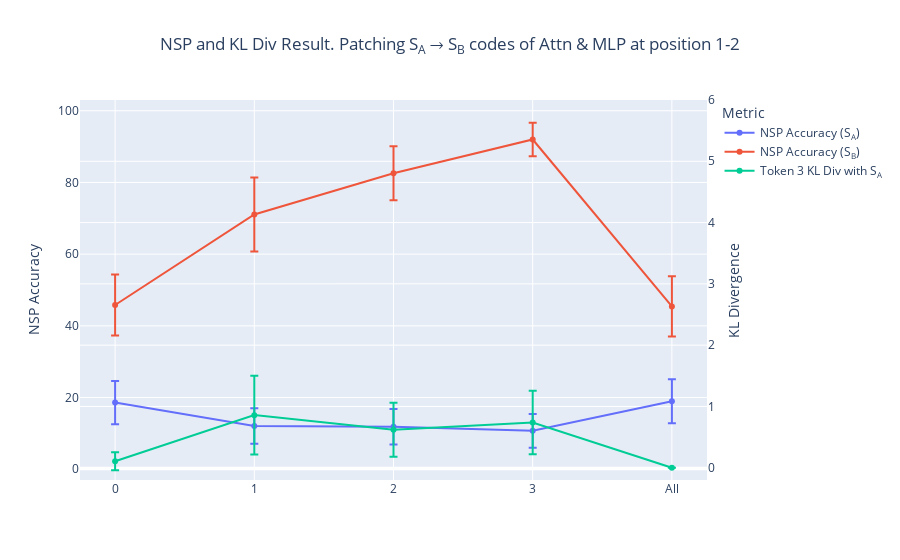

The code cell stored with this chart in its notebook:
### Code cell
import plotly.graph_objects as go

from torch.nn import functional as F
import pandas as pd
import re

if isinstance(patch_types, str):
    patch_types = [patch_types]

common_states_in_a_b = set(state_as).intersection(set(state_bs))
len_cross_prod = len(state_as) * len(state_bs) - len(common_states_in_a_b)
nsp_patching_result = torch.zeros((model.cfg.n_layers + 1, len_cross_prod, 2), device=model.cfg.device)
kl_div_result = torch.zeros((model.cfg.n_layers + 1, len_cross_prod), device=model.cfg.device)


def remove_idx_from_tensor(tensor, idx):
    return torch.cat([tensor[:idx], tensor[idx + 1 :]])


# assert all([pt in ["attn_out", "mlp_out"] for pt in patch_types])
for layer in tqdm(range(model.cfg.n_layers + 1)):
    offset = 0
    for state_a in state_as:
        state_a_cache = {
            k: v[state_a].unsqueeze(0) for k, v in all_states_cache.items()
        }
        temp_hook_fn = partial(
            residual_stream_patching_hook, cache=state_a_cache, position=pos
        )
        if layer == model.cfg.n_layers:
            fwd_hooks = [
                (name, temp_hook_fn)
                for layer_idx in range(model.cfg.n_layers)
                for name in get_cb_layer_names(layer_idx, patch_types)
            ]
        else:
            fwd_hooks = [
                (name, temp_hook_fn) for name in get_cb_layer_names(layer, patch_types)
            ]
        state_a_tokens = model.to_tokens(str(state_a), prepend_bos=True)
        try:
            a_index_in_b = state_bs.index(state_a)
            state_bs_wo_a = remove_idx_from_tensor(state_bs_tokens, a_index_in_b)
            state_bs_str_wo_a = (
                state_bs_str[:a_index_in_b] + state_bs_str[a_index_in_b + 1 :]
            )
        except ValueError:
            state_bs_wo_a = state_bs_tokens
            state_bs_str_wo_a = state_bs_str
        
        # state b <- state a
        len_stats = len(state_bs_wo_a)
        mod_logits = model.run_with_hooks(state_bs_wo_a, fwd_hooks=fwd_hooks)
        gt_logits = (
            all_states_logits[state_a].unsqueeze(0).repeat(mod_logits.shape[0], 1, 1)
        )
        kl_div_batch = kl_div(gt_logits, mod_logits, reduction="none").sum(dim=-1)
        kl_div_result[layer, offset:offset+len_stats] = kl_div_batch
        nsp, _ = get_next_state_probs(
            state_bs_wo_a, model, automata, fwd_hooks=fwd_hooks
        )
        acc_a = correct_next_state_probs(state_a, nsp, automata, print_info="")
        acc_b = correct_next_state_probs(state_bs_str_wo_a, nsp, automata, print_info="")
        acc_a = torch.tensor(acc_a, device=model.cfg.device)
        acc_b = torch.tensor(acc_b, device=model.cfg.device)

        nsp_patching_result[layer, offset:offset+len_stats, 0] = acc_a
        nsp_patching_result[layer, offset:offset+len_stats, 1] = acc_b
        offset += len_stats
    assert offset == len_cross_prod

nsp_patching_result *= 100

df = pd.DataFrame(
    {
        "Layer": [str(i) for i in range(model.cfg.n_layers)] + ["All"],
        "NSP Acc Sa": nsp_patching_result[:, :, 0].mean(dim=1).tolist(),
        "NSP Acc Sb": nsp_patching_result[:, :, 1].mean(dim=1).tolist(),
        "KL Div": kl_div_result.mean(dim=1).tolist(),
        "NSP Acc Sa Std": nsp_patching_result[:, :, 0].std(dim=1).tolist(),
        "NSP Acc Sb Std": nsp_patching_result[:, :, 1].std(dim=1).tolist(),
        "KL Div Std": kl_div_result.std(dim=1).tolist(),
    }
)
df["NSP Acc Sa Std"] /= 2
df["NSP Acc Sb Std"] /= 2

patch_types_res = ""
for i, patch_type in enumerate(patch_types):
    attn_head = re.match(r"attn_(\d)_head_(\d)", patch_type)
    mlp = re.match(r"mlp_(\d)", patch_type)
    if i > 0:
        patch_types_res += " & "
    if patch_type == "attn_out":
        patch_types_res += "Attn"
    elif patch_type == "mlp_out":
        patch_types_res += "MLP"
    elif patch_type == "resid_pre":
        patch_types_res += "Pre-Residual"
    elif patch_type == "resid_post":
        patch_types_res += "Post-Residual"
    elif attn_head:
        patch_types_res += f"Attn {attn_head.group(1)} Head {attn_head.group(2)}"
    elif mlp:
        patch_types_res += f"MLP {mlp.group(1)}"

    else:
        raise ValueError(f"Unknown patch type: {patch_type}")
if isinstance(pos, int):
    pos_str = str(pos)
else:
    pos_str = str(pos[0]) if len(pos) == 1 else f"{pos[0]}-{pos[1]}"

# create a blank figure
fig = go.Figure()
fig.add_trace(go.Scatter(x=df["Layer"], y=df["NSP Acc Sa"], error_y=dict(type='data', array=df["NSP Acc Sa Std"]), name="NSP Accuracy (S<sub>A</sub>)"))
fig.add_trace(go.Scatter(x=df["Layer"], y=df["NSP Acc Sb"], error_y=dict(type='data', array=df["NSP Acc Sb Std"]), name="NSP Accuracy (S<sub>B</sub>)"))
# Create the plot using plotly express
# fig = px.line(df, x="Layer", y=df.columns[1:3]) # color="Metric"
title = f"NSP and KL Div Result. Patching S<sub>A</sub> &#8594; S<sub>B</sub> codes of {patch_types_res} at position {pos_str}"
fig.update_layout(title={"text": title, "x": 0.5, "xanchor": "center"})

# # Add a secondary y-axis for KL Divergence
fig.add_trace(
    go.Scatter(
        x=df["Layer"],
        y=df["KL Div"],
        error_y=dict(type='data', array=df["KL Div Std"]),
        name="Token 3 KL Div with S<sub>A</sub>",
        yaxis="y2",
    )
)

# Set the left y-axis title to NSP Accuracy
fig.update_layout(yaxis=dict(title="NSP Accuracy", range=(-3, 103)))

# Set the right y-axis title to KL Divergence
fig.update_layout(
    yaxis2=dict(title="KL Divergence", overlaying="y", side="right", range=[-0.2, 6])
)
# fig.update_yaxes(range=['auto', 'auto'])
# Add a custom legend title
fig.update_layout(legend=dict(title="Metric"))

fig.show()

### Figure 1 — Plotly figure (JSON) as saved in the notebook; plotly's stock layout.template omitted (floating-point values rounded to 4 significant figures)
{"data": [{"error_y": {"array": [6.038, 4.952, 4.934, 4.732, 6.133], "type": "data"}, "name": "NSP Accuracy (S<sub>A</sub>)", "type": "scatter", "x": ["0", "1", "2", "3", "All"], "y": [18.61, 12.03, 11.87, 10.71, 18.95]}, {"error_y": {"array": [8.492, 10.3, 7.54, 4.703, 8.414], "type": "data"}, "name": "NSP Accuracy (S<sub>B</sub>)", "type": "scatter", "x": ["0", "1", "2", "3", "All"], "y": [45.81, 71.06, 82.57, 91.98, 45.43]}, {"error_y": {"array": [0.1459, 0.643, 0.441, 0.5188, 0.000528], "type": "data"}, "name": "Token 3 KL Div with S<sub>A</sub>", "type": "scatter", "x": ["0", "1", "2", "3", "All"], "y": [0.1055, 0.8585, 0.6196, 0.7369, 0.0005848], "yaxis": "y2"}], "layout": {"legend": {"title": {"text": "Metric"}}, "title": {"text": "NSP and KL Div Result. Patching S<sub>A</sub> &#8594; S<sub>B</sub> codes of Attn & MLP at position 1-2", "x": 0.5, "xanchor": "center"}, "yaxis": {"range": [-3, 103], "title": {"text": "NSP Accuracy"}}, "yaxis2": {"overlaying": "y", "range": [-0.2, 6], "side": "right", "title": {"text": "KL Divergence"}}}}
